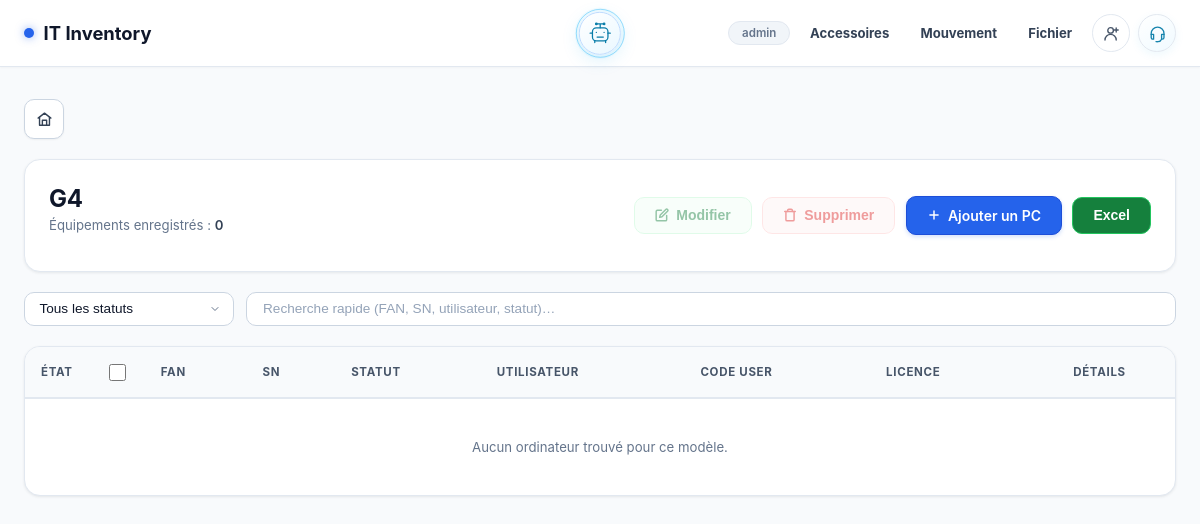
Before: /model/g4 (signed in) with the older database file.
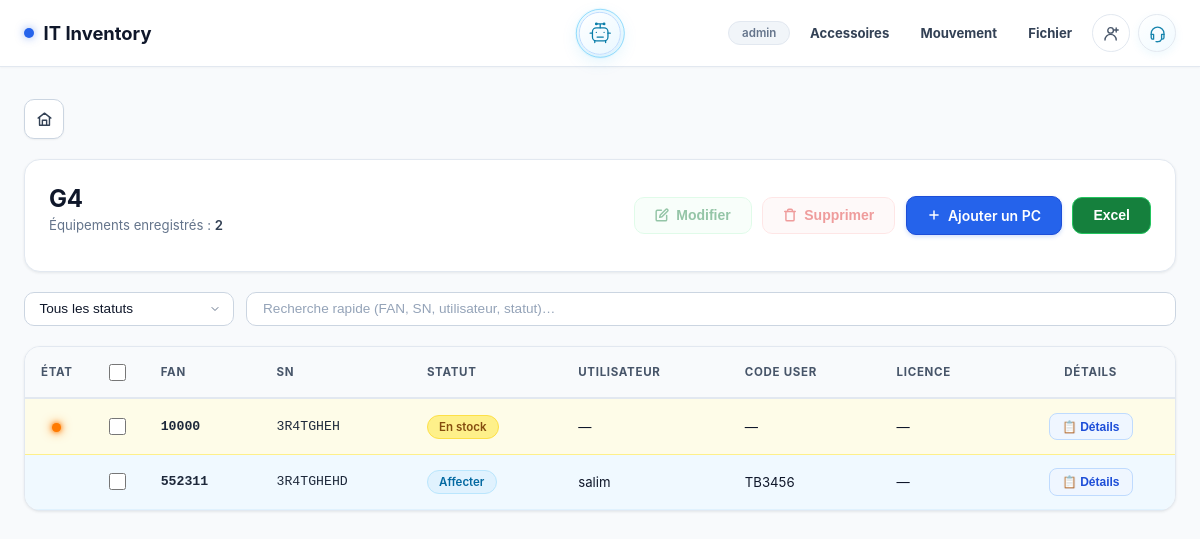
After: the same page with the newer database file.
### tables this page shows
CREATE TABLE inventory (
            id          INTEGER PRIMARY KEY AUTOINCREMENT,
            model_slug  TEXT,
            model_name  TEXT,
            fan         TEXT UNIQUE,
            sn          TEXT,
            statut      TEXT,
            username    TEXT,
            code_user   TEXT,
            license_num TEXT,
            obs         TEXT
        , disque_dur TEXT, etat_clavier TEXT, systeme_operateur TEXT, etat_ecran TEXT, batterie INTEGER, ram TEXT, ports_usb TEXT, pave_tactile TEXT, last_recipient TEXT, assignment_number INTEGER NOT NULL DEFAULT 0);

### app/routes/inventory.py (the view)
@inventory_bp.route('/model/<slug>')
def model_detail(slug):
    rows = get_items_by_slug(slug)
    model_name = rows[0]['model_name'] if rows else slug.upper()
    items = [{
        'db_id':             r['id'],
        'FAN':               r['fan'],
        'SN':                r['sn'],
        'Statut':            r['statut'],
        "Nom d'utilisateur": r['username'],
        'Code User':         r['code_user'],
        'N° Licence':        r['license_num'],
        'Obs':               r['obs'],
        'disque_dur':        r['disque_dur'],
        'ram':               r['ram'],
        'etat_clavier':      r['etat_clavier'],
        'etat_ecran':        r['etat_ecran'],
        'systeme_operateur': r['systeme_operateur'],
        'ports_usb':         r['ports_usb'],
        'batterie':          r['batterie'],
        'has_details':       bool(r['disque_dur'] or r['etat_clavier'] or r['systeme_operateur'] or r['etat_ecran'] or (r['batterie'] is not None) or r['ram'] or r['ports_usb'] or r['pave_tactile']),
    } for r in rows]
    model_data = {
        'name':        model_name,
        'slug':        slug,
        'total_count': len(items),
        'rows':        items,
    }
    return render_template('model_detail.html', model=model_data)

### app/models/database.py (called while the page is built)
def get_db():
    if 'db' not in g:
        g.db = sqlite3.connect(
            current_app.config['DB_PATH'],
            detect_types=sqlite3.PARSE_DECLTYPES,
        )
        g.db.row_factory = sqlite3.Row
    return g.db

def get_items_by_slug(slug):
    db = get_db()
    rows = db.execute(
        'SELECT * FROM inventory WHERE model_slug = ? ORDER BY id',
        (slug,)
    ).fetchall()
    return rows

### templates/model_detail.html (shortened to what the changed rows need)
{% extends "base.html" %}
{% block content %}
<div class="page-fade">
    <div class="card" style="display:flex;flex-wrap:wrap;justify-content:space-between;align-items:center;gap:1.25rem;margin-bottom:1.25rem;">
        <div>
            <h1 style="font-size:1.5rem;font-weight:700;color:var(--text-primary);margin:0;letter-spacing:-0.01em;">{{ model.name }}</h1>
            <p class="text-muted" style="font-size:0.825rem;margin-top:0.25rem;">
                Équipements enregistrés : <strong style="color:var(--text-secondary);font-weight:600;" id="filteredCount">{{ model.total_count }}</strong>
            </p>
        </div>
    </div>
</div>
<div class="card" style="padding:0;overflow:hidden;">
    <div style="overflow-x:auto;">
        <table id="inventoryTable" class="inv-table">
            <thead>
                <tr>
                    <th style="width:24px;text-align:center;">État</th>
                    <th style="width:44px;text-align:center;"><input type="checkbox" id="selectAllRows" class="row-select-checkbox" onchange="toggleSelectAllRows(this)" title="Sélectionner tous les ordinateurs" aria-label="Sélectionner tous les ordinateurs"></th>
                    <th>FAN</th>
                    <th>SN</th>
                    <th>Statut</th>
                    <th>Utilisateur</th>
                    <th>Code User</th>
                    <th>Licence</th>
                    <th style="text-align:center;">Détails</th>
                </tr>
            </thead>
            <tbody>
                {% for row in model.rows %}
                {% set s = row['Statut'] %}
                {% set ns = namespace(non_count=0, all_good=true) %}
                {% for key in ['disque_dur', 'ram', 'etat_clavier', 'etat_ecran', 'systeme_operateur', 'ports_usb', 'batterie'] %}
                  {% set value = row.get(key) %}
                  {% set good = (value == 'Oui' if key not in ['ports_usb', 'batterie'] else (value == 'Toutes' if key == 'ports_usb' else (value is not none and value|int >= 50))) %}
                  {% if not good %}{% set ns.non_count = ns.non_count + 1 %}{% set ns.all_good = false %}{% endif %}
                {% endfor %}
                {% if ns.non_count == 0 and ns.all_good %}{% set health='good' %}{% elif ns.non_count > 0 %}{% set health='warning' %}{% else %}{% set health='neutral' %}{% endif %}
                {% if   s == 'En stock'                 %}{% set rc='row-en-stock' %}{% set bc='badge-en-stock' %}
                {% elif s == 'Utilisation hors domaine' %}{% set rc='row-hors'     %}{% set bc='badge-hors'     %}
                {% elif s == 'Free'                     %}{% set rc='row-free'     %}{% set bc='badge-free'     %}
                {% elif s == 'Affecter'                 %}{% set rc='row-affecter' %}{% set bc='badge-affecter' %}
                {% elif s == 'Créé'                     %}{% set rc='row-cree'     %}{% set bc='badge-cree'     %}
                {% else                                 %}{% set rc='row-default'  %}{% set bc='badge-default'  %}{% endif %}
                <tr class="{{ rc }}" data-db-id="{{ row['db_id'] }}" data-statut="{{ row['Statut'] or '' }}">
                    <td style="text-align:center;">{% if row['Statut'] != 'Affecter' %}<span class="health-dot health-{{ health }}" title="{{ ns.non_count }} composant(s) non conforme(s)" aria-label="{{ ns.non_count }} composant(s) non conforme(s)"></span>{% endif %}</td>
                    <td style="text-align:center;" onclick="event.stopPropagation();">
                        <input type="checkbox" class="row-select-checkbox" data-db-id="{{ row['db_id'] }}"
                               onchange="onRowCheckboxChange(this)" title="Sélectionner cet ordinateur">
                    </td>
                    <td class="font-mono" style="font-weight:600;">{{ row['FAN'] if row['FAN'] else '—' }}</td>
                    <td class="font-mono">{{ row['SN'] if row['SN'] else '—' }}</td>
                    <td>
                        {% if row['Statut'] %}
                        <span class="badge {{ bc }}">{{ row['Statut'] }}</span>
                        {% else %}—{% endif %}
                    </td>
                    <td>{{ row["Nom d'utilisateur"] if row["Nom d'utilisateur"] else '—' }}</td>
                    <td>{{ row['Code User'] if row['Code User'] else '—' }}</td>
                    <td>{{ row['N° Licence'] if row['N° Licence'] else '—' }}</td>
                    <td style="text-align:center;" onclick="event.stopPropagation();">
                        {% if row['Statut'] in ['En stock', 'Utilisation hors domaine'] or row.get('has_details') %}
                        <button type="button" class="btn-details" data-db-id="{{ row['db_id'] }}" onclick="openDetailsModal(this.dataset.dbId)" title="Afficher les caractéristiques techniques">
                            📋 Détails
                        </button>
                        {% else %}
                        <span class="text-muted" style="font-size:0.75rem;">—</span>
                        {% endif %}
                    </td>
                </tr>
                {% else %}
                <tr>
                    <td colspan="9" style="padding:2.5rem 1rem;text-align:center;" class="text-muted">
                        Aucun ordinateur trouvé pour ce modèle.
                    </td>
                </tr>
                {% endfor %}
            </tbody>
        </table>
    </div>
</div>
{% endblock %}

Changed rows visible on the page:
added inventory: name "G4", fan "10000", sn "3R4TGHEH", Statut "En stock", row "—"
added inventory: fan "552311", sn "3R4TGHEHD", Statut "Affecter", username "salim", code_user "TB3456", row "—"
Other visible differences:
{{ model.total_count }}: "0" → "2"
{{ model.name }}: "G4" → (not shown)
text no longer shown: "Aucun ordinateur trouvé pour ce modèle."
